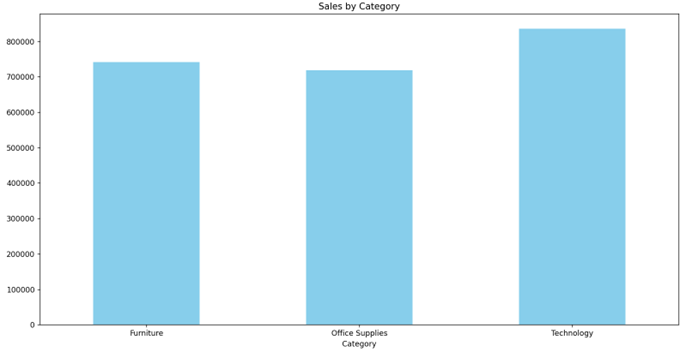

Write Python code to recreate this figure.
import pandas as pd
import matplotlib.pyplot as plt

# Dataset used: SampleSuperstore (https://www.kaggle.com/datasets/bravehart101/sample-supermarket-dataset)
data = pd.read_csv('data/SampleSuperstore.csv')
category_sales = data.groupby('Category')['Sales'].sum()

fig, ax = plt.subplots(figsize=(8, 6))
category_sales.plot(kind='bar', color='skyblue', ax=ax, rot=0)
ax.set_title('Sales by Category')
plt.show()
